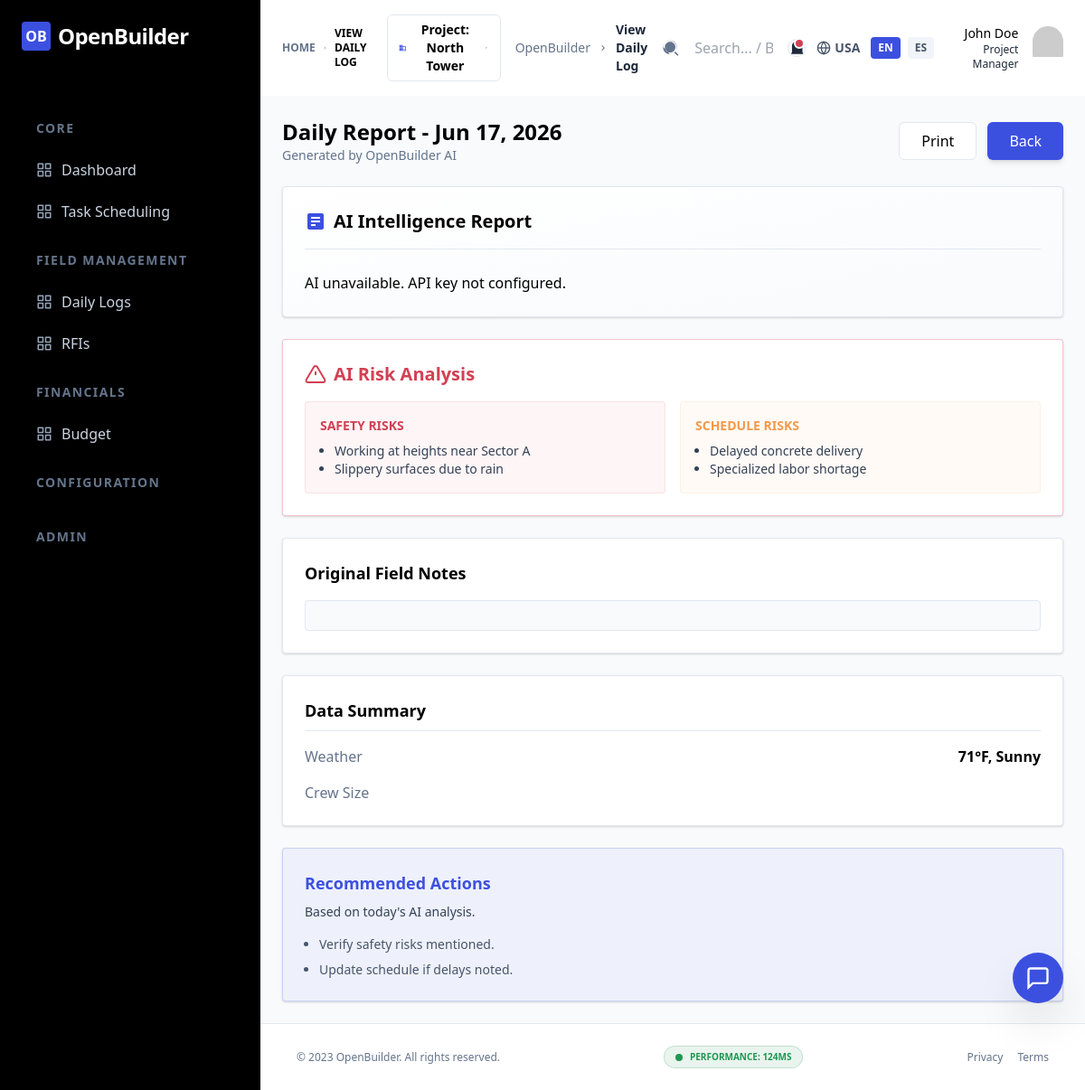
The page /?page=view_daily_log&id=19&lang=en (signed in) on the database its author committed.
### tables this page shows
CREATE TABLE daily_logs (
                id INTEGER PRIMARY KEY AUTOINCREMENT,
                log_date TEXT NOT NULL,
                weather TEXT,
                manpower INTEGER,
                work_performed TEXT,
                ai_report TEXT,
                latitude REAL,
                longitude REAL,
                gps_stamp TEXT,
                created_by INTEGER,
                created_at TEXT NOT NULL DEFAULT (datetime('now'))
            );

### templates/view_daily_log.php (the view, shortened to what this page needs)
<?php
$view_log = null;
if (isset($_GET['id'])) {
    $stmt = $pdo->prepare("SELECT * FROM daily_logs WHERE id = :id");
    $stmt->execute([':id' => $_GET['id']]);
    $view_log = $stmt->fetch(PDO::FETCH_ASSOC);
}
?>
<?php if ($view_log): ?>
<div class="mb-6 flex flex-col gap-3 sm:flex-row sm:items-center sm:justify-between">
    <div>
        <h2 class="text-2xl font-bold text-black">
            <?php echo $lang === 'es' ? 'Informe Diario' : 'Daily Report'; ?> - <?php echo date('M d, Y', strtotime($view_log['log_date'])); ?>
        </h2>
        <p class="text-slate-500 text-sm"><?php echo $lang === 'es' ? 'Generado por OpenBuilder AI' : 'Generated by OpenBuilder AI'; ?></p>
    </div>
    <div class="flex gap-3">
        <button onclick="window.print()" class="inline-flex items-center justify-center rounded-md border border-stroke bg-white py-2 px-6 text-center font-medium text-black hover:shadow-md transition-all">
            <?php echo $lang === 'es' ? 'Imprimir' : 'Print'; ?>
        </button>
        <a href="?page=daily_logs&lang=<?php echo $lang; ?>" class="inline-flex items-center justify-center rounded-md bg-primary py-2 px-6 text-center font-medium text-white hover:bg-opacity-90 shadow-md transition-all">
            <?php echo $lang === 'es' ? 'Volver' : 'Back'; ?>
        </a>
    </div>
</div>
<div class="grid grid-cols-1 gap-6 xl:grid-cols-3">
    <div class="xl:col-span-2 space-y-6">
        <div class="card bg-gradient-to-br from-white to-slate-50">
            <h3 class="text-xl font-bold text-black mb-6 border-b border-stroke pb-4 flex items-center gap-2">
                <svg class="fill-primary" width="24" height="24" viewBox="0 0 24 24">
                    <path d="M19 3H5c-1.1 0-2 .9-2 2v14c0 1.1.9 2 2 2h14c1.1 0 2-.9 2-2V5c0-1.1-.9-2-2-2zm-7 14H7v-2h5v2zm5-4H7v-2h10v2zm0-4H7V7h10v2z"></path>
                </svg>
                <?php echo $lang === 'es' ? 'Informe de Inteligencia Artificial' : 'AI Intelligence Report'; ?>
            </h3>
            <div class="prose max-w-none text-black leading-relaxed">
                <?php echo nl2br(htmlspecialchars($view_log['ai_report'])); ?>
            </div>
        </div>
        <div class="card border-danger border-opacity-30">
            <h3 class="text-xl font-bold text-danger mb-4 flex items-center gap-2">
                <svg width="24" height="24" viewBox="0 0 24 24" fill="none" stroke="currentColor" stroke-width="2"><path d="M10.29 3.86L1.82 18a2 2 0 001.71 3h16.94a2 2 0 001.71-3L13.71 3.86a2 2 0 00-3.42 0z"></path><line x1="12" y1="9" x2="12" y2="13"></line><line x1="12" y1="17" x2="12.01" y2="17"></line></svg>
                <?php echo $lang === 'es' ? 'Análisis de Riesgos (IA)' : 'AI Risk Analysis'; ?>
            </h3>
            <div class="grid grid-cols-1 md:grid-cols-2 gap-4">
                <div class="p-4 bg-danger bg-opacity-5 rounded border border-danger border-opacity-10">
                    <p class="text-sm font-bold text-danger uppercase mb-2"><?php echo $lang === 'es' ? 'Riesgos de Seguridad' : 'Safety Risks'; ?></p>
                    <ul class="text-sm text-slate-700 list-disc pl-4">
                        <li><?php echo $lang === 'es' ? 'Trabajo en altura cerca del Sector A' : 'Working at heights near Sector A'; ?></li>
                        <li><?php echo $lang === 'es' ? 'Superficies resbaladizas por lluvia' : 'Slippery surfaces due to rain'; ?></li>
                    </ul>
                </div>
                <div class="p-4 bg-warning bg-opacity-5 rounded border border-warning border-opacity-10">
                    <p class="text-sm font-bold text-warning uppercase mb-2"><?php echo $lang === 'es' ? 'Riesgos de Cronograma' : 'Schedule Risks'; ?></p>
                    <ul class="text-sm text-slate-700 list-disc pl-4">
                        <li><?php echo $lang === 'es' ? 'Retraso en entrega de concreto' : 'Delayed concrete delivery'; ?></li>
                        <li><?php echo $lang === 'es' ? 'Falta de personal especializado' : 'Specialized labor shortage'; ?></li>
                    </ul>
                </div>
            </div>
        </div>
        <div class="card">
            <h3 class="text-lg font-bold text-black mb-4"><?php echo $lang === 'es' ? 'Notas de Campo Originales' : 'Original Field Notes'; ?></h3>
            <div class="p-4 bg-slate-50 rounded border border-stroke italic text-slate-700">
            </div>
        </div>
    </div>
    <div class="xl:col-span-1 space-y-6">
        <div class="card">
            <h3 class="text-lg font-bold text-black mb-4 border-b border-stroke pb-2"><?php echo $lang === 'es' ? 'Resumen de Datos' : 'Data Summary'; ?></h3>
            <div class="space-y-4">
                <div class="flex items-center justify-between">
                    <span class="text-slate-500 font-medium"><?php echo $lang === 'es' ? 'Clima' : 'Weather'; ?></span>
                    <span class="font-bold text-black"><?php echo htmlspecialchars($view_log['weather']); ?></span>
                </div>
                <div class="flex items-center justify-between">
                    <span class="text-slate-500 font-medium"><?php echo $lang === 'es' ? 'Personal' : 'Crew Size'; ?></span>
                </div>
            </div>
        </div>
        <div class="card bg-primary bg-opacity-5 border-primary border-opacity-20">
            <h3 class="text-lg font-bold text-primary mb-2"><?php echo $lang === 'es' ? 'Acciones Recomendadas' : 'Recommended Actions'; ?></h3>
            <p class="text-sm text-slate-700 mb-4"><?php echo $lang === 'es' ? 'Basado en el análisis de IA de hoy.' : 'Based on today\'s AI analysis.'; ?></p>
            <ul class="text-sm space-y-2 list-disc pl-4 text-slate-600">
                <li><?php echo $lang === 'es' ? 'Verificar riesgos de seguridad mencionados.' : 'Verify safety risks mentioned.'; ?></li>
                <li><?php echo $lang === 'es' ? 'Actualizar cronograma si hay retrasos.' : 'Update schedule if delays noted.'; ?></li>
            </ul>
        </div>
    </div>
</div>
<?php endif; ?>

### public/css/variables.css (style rules this page uses)
:root { --color-primary: hsl(231, 74%, 56%); --color-primary-dark: hsl(231, 74%, 46%); --color-danger-light: hsl(0, 75%, 96%); --bg-body: hsl(210, 20%, 98%); --bg-card: hsl(0, 0%, 100%); --text-main: hsl(210, 20%, 15%); --text-muted: hsl(210, 10%, 45%); }
:root { --primary: hsl(230, 70%, 55%); --primary-dark: hsl(230, 70%, 45%); --secondary: hsl(200, 15%, 43%); --accent: hsl(35, 90%, 55%); --success: hsl(150, 60%, 45%); --warning: hsl(35, 90%, 55%); --danger: hsl(0, 75%, 60%); --color-success: hsl(145, 63%, 36%); --color-warning: hsl(28, 87%, 62%); --color-danger: hsl(352, 63%, 54%); --color-body-bg: hsl(210, 40%, 96%); --color-text-main: hsl(215, 25%, 27%); --color-text-muted: hsl(215, 16%, 47%); --color-stroke: hsl(214, 32%, 91%); --color-white: hsl(0, 0%, 100%); --color-black: hsl(222, 47%, 11%); --glass-bg: hsla(0, 0%, 100%, 0.7); --glass-border: hsla(0, 0%, 100%, 0.3); --glass-blur: 10px; --space-1: 0.25rem; --space-2: 0.5rem; --space-3: 0.75rem; --space-4: 1rem; --space-6: 1.5rem; --space-8: 2rem; --space-10: 2.5rem; --shadow-sm: 0 1px 2px 0 rgba(0, 0, 0, 0.05); --shadow-default: 0 1px 3px 0 rgba(0, 0, 0, 0.1), 0 1px 2px 0 rgba(0, 0, 0, 0.06); --shadow-md: 0 4px 6px -1px rgba(0, 0, 0, 0.1), 0 2px 4px -1px rgba(0, 0, 0, 0.06); }

### public/css/base.css (style rules this page uses)
* { margin: 0; padding: 0; box-sizing: border-box; }
body { background-color: var(--color-body-bg); color: var(--color-text-main); font-family: 'Inter', -apple-system, BlinkMacSystemFont, "Segoe UI", Roboto, sans-serif; line-height: 1.5; }
h1, h2, h3, h4, h5, h6 { color: var(--color-black); font-weight: 700; }
a { color: var(--color-primary); text-decoration: none; transition: color 0.3s ease; }
.card { background: var(--color-white); border: 1px solid var(--color-stroke); border-radius: var(--space-1); padding: var(--space-6); box-shadow: var(--shadow-default); }

### rows shown on the page
daily_logs: log_date "Jun 17, 2026", ai_report "AI unavailable. API key not configured.", weather "71°F, Sunny"

### other values the page prints
$group['group_en'] "CORE"
$item['name_en'] "Dashboard"
$item['name_en'] "Task Scheduling"
$group['group_en'] "FIELD MANAGEMENT"
$item['name_en'] "Daily Logs"
$item['name_en'] "RFIs"
$group['group_en'] "FINANCIALS"
$item['name_en'] "Budget"
$group['group_en'] "CONFIGURATION"
$group['group_en'] "ADMIN"
str_replace('_', ' ', $page) "VIEW DAILY LOG"
$page_titles[$page][$lang] "View Daily Log"
$region "USA"
